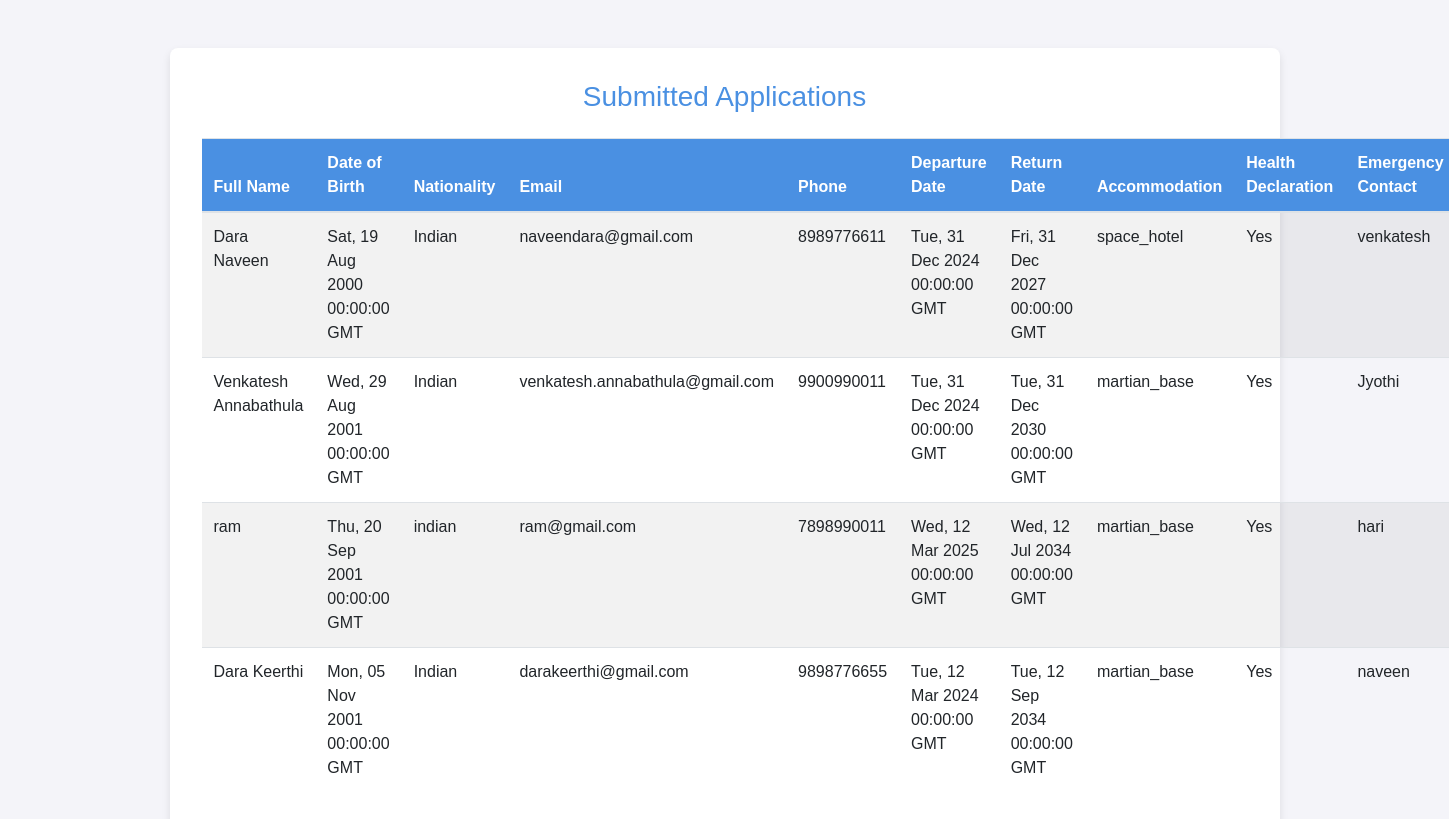
The page /admin/applications on the database as committed earlier.
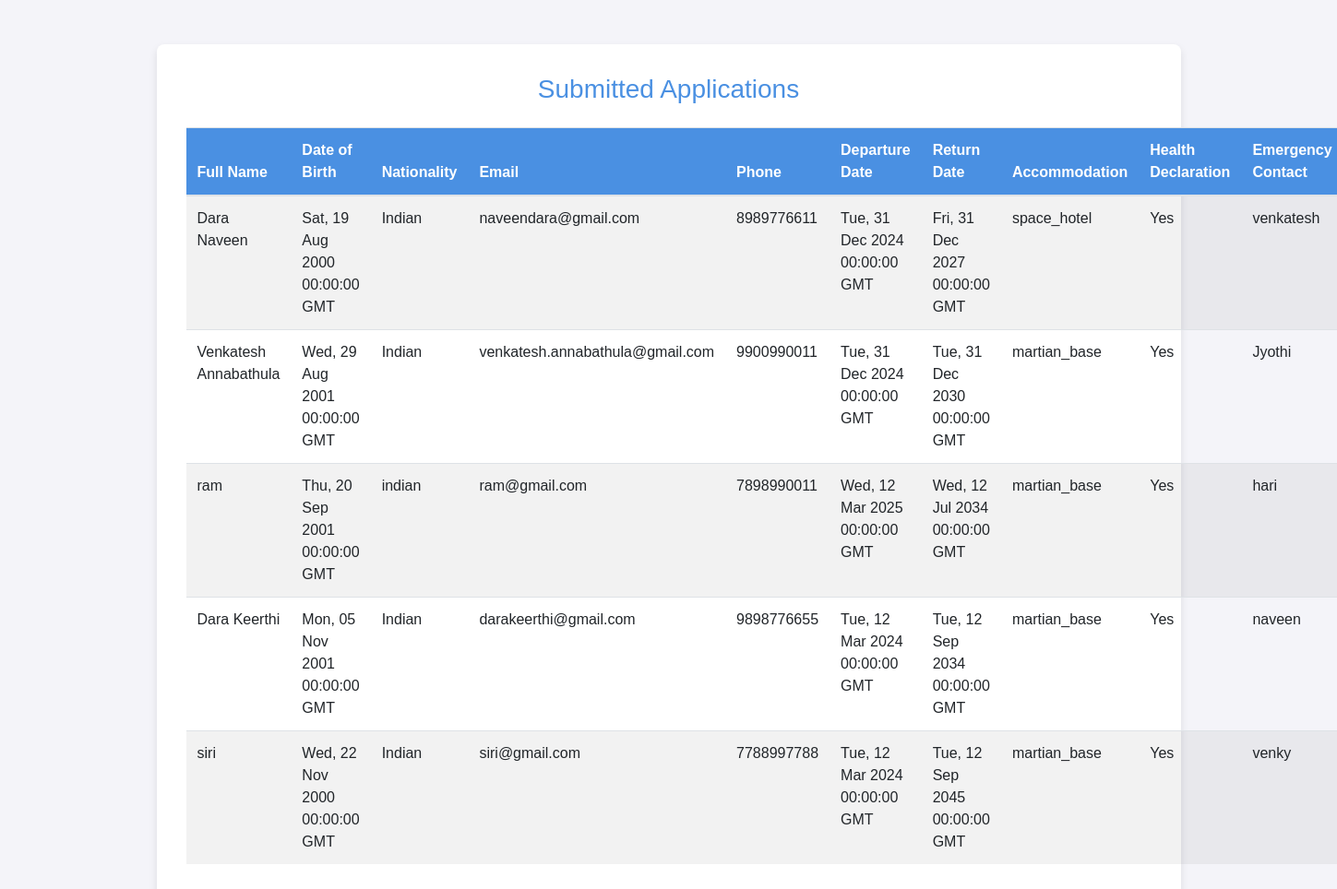
The same page on the database as committed later.
### app/models.py (models this page shows, shortened)
class Applicant(db.Model):
    id = db.Column(db.Integer, primary_key=True)
    full_name = db.Column(db.String(100), nullable=False)
    date_of_birth = db.Column(db.String(10), nullable=False)
    nationality = db.Column(db.String(50), nullable=False)
    email = db.Column(db.String(120), unique=True, nullable=False)
    phone = db.Column(db.String(20), nullable=False)
    departure_date = db.Column(db.String(10), nullable=False)
    return_date = db.Column(db.String(10), nullable=False)
    accommodation = db.Column(db.String(50), nullable=False)
    special_requests = db.Column(db.Text)
    health_declaration = db.Column(db.Boolean, nullable=False)
    emergency_contact = db.Column(db.String(100), nullable=False)
    medical_conditions = db.Column(db.Text)

### app/routes.py (the view)
@bp.route('/admin/applications')
def admin_applications():
    applicants = Applicant.query.all()
    return render_template('admin_applications.html', applicants=applicants)

### app/templates/admin_applications.html (shortened to what this page needs)
{% extends "base.html" %}
{% block content %}
<div class="form-container">
    <h2>Submitted Applications</h2>
    <table class="table table-striped">
        <thead>
            <tr>
                <th>Full Name</th>
                <th>Date of Birth</th>
                <th>Nationality</th>
                <th>Email</th>
                <th>Phone</th>
                <th>Departure Date</th>
                <th>Return Date</th>
                <th>Accommodation</th>
                <th>Health Declaration</th>
                <th>Emergency Contact</th>
            </tr>
        </thead>
        <tbody>
            {% for applicant in applicants %}
            <tr>
                <td>{{ applicant.full_name }}</td>
                <td>{{ applicant.date_of_birth }}</td>
                <td>{{ applicant.nationality }}</td>
                <td>{{ applicant.email }}</td>
                <td>{{ applicant.phone }}</td>
                <td>{{ applicant.departure_date }}</td>
                <td>{{ applicant.return_date }}</td>
                <td>{{ applicant.accommodation }}</td>
                <td>{{ 'Yes' if applicant.health_declaration else 'No' }}</td>
                <td>{{ applicant.emergency_contact }}</td>
            </tr>
            {% endfor %}
        </tbody>
    </table>
</div>
{% endblock %}

### app/templates/base.html (shortened to what this page needs)
<!DOCTYPE html>
<html lang="en">
<head>
    <link href="https://stackpath.bootstrapcdn.com/bootstrap/4.5.2/css/bootstrap.min.css" rel="stylesheet">
    <link href="{{ url_for('static', filename='style.css') }}" rel="stylesheet">
</head>
<body>
    <div class="container mt-5">
        {% block content %}{% endblock %}
    </div>
</body>
</html>

### app/static/style.css (style rules this page uses)
body { font-family: Arial, sans-serif; background-color: #f4f4f9; color: #333; }
.form-container { background-color: #ffffff; border-radius: 8px; padding: 2rem; box-shadow: 0 4px 8px rgba(0, 0, 0, 0.1); margin-top: 2rem; }
h2 { text-align: center; color: #4a90e2; font-size: 28px; margin-bottom: 1.5rem; }
.table { border-collapse: collapse; width: 100%; margin-top: 1rem; }
.table th, .table td { padding: 12px; text-align: left; }
.table th { background-color: #4a90e2; color: #ffffff; }

Rows that differ between the two databases and show on the page:
added Applicant: full_name "siri", date_of_birth "Wed, 22 Nov 2000 00:00:00 GMT", nationality "Indian", email "siri@gmail.com", phone "7788997788", departure_date "Tue, 12 Mar 2024 00:00:00 GMT", return_date "Tue, 12 Sep 2045 00:00:00 GMT", accommodation "martian_base", health_declaration "Yes", emergency_contact "venky"
